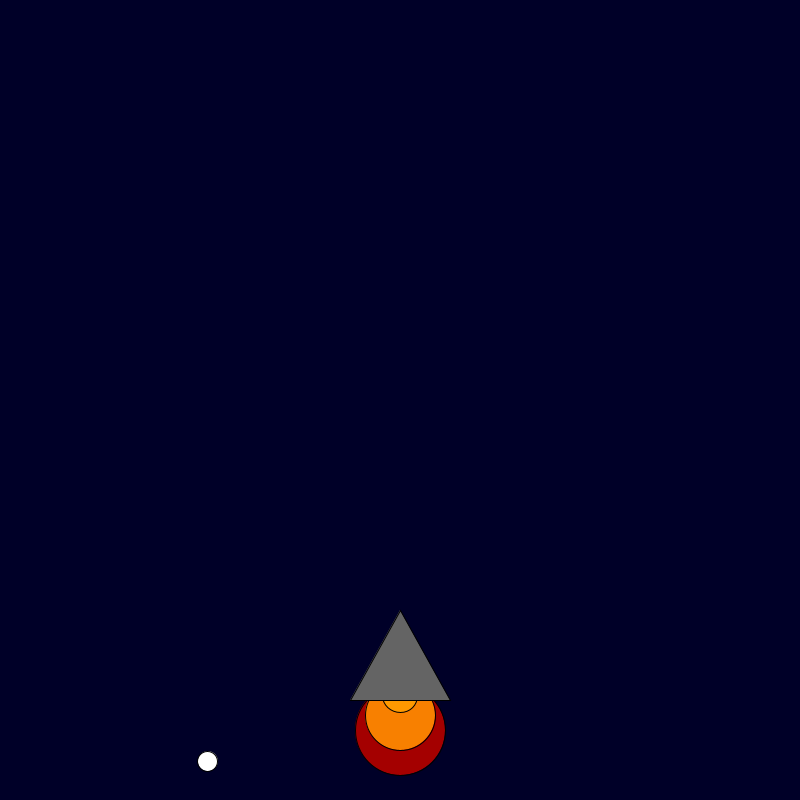
Frame 1 (no input)
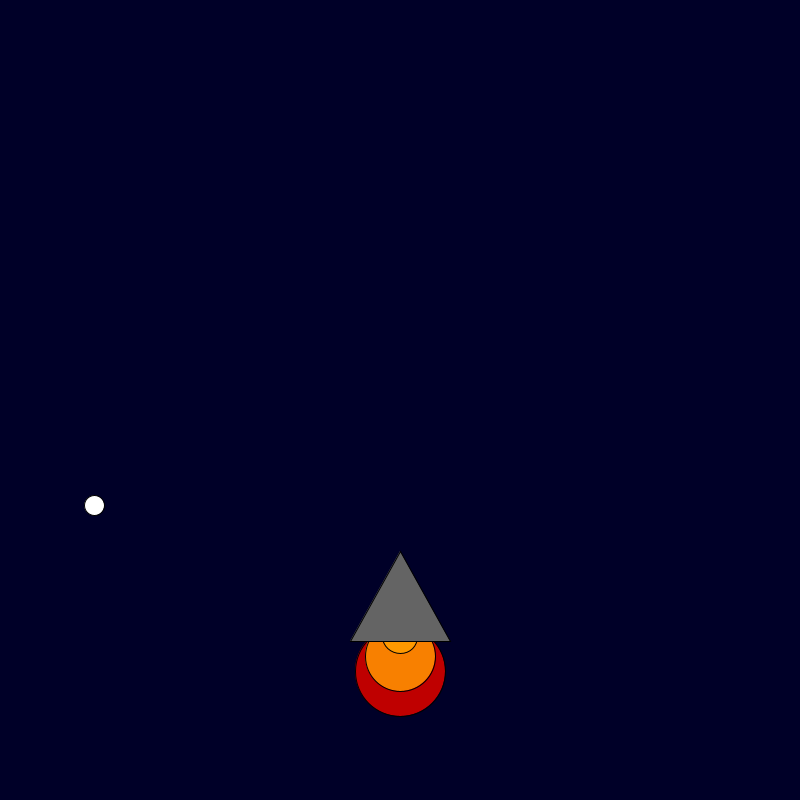
Frame 60 (the mouse pressed at the canvas centre just before this capture)
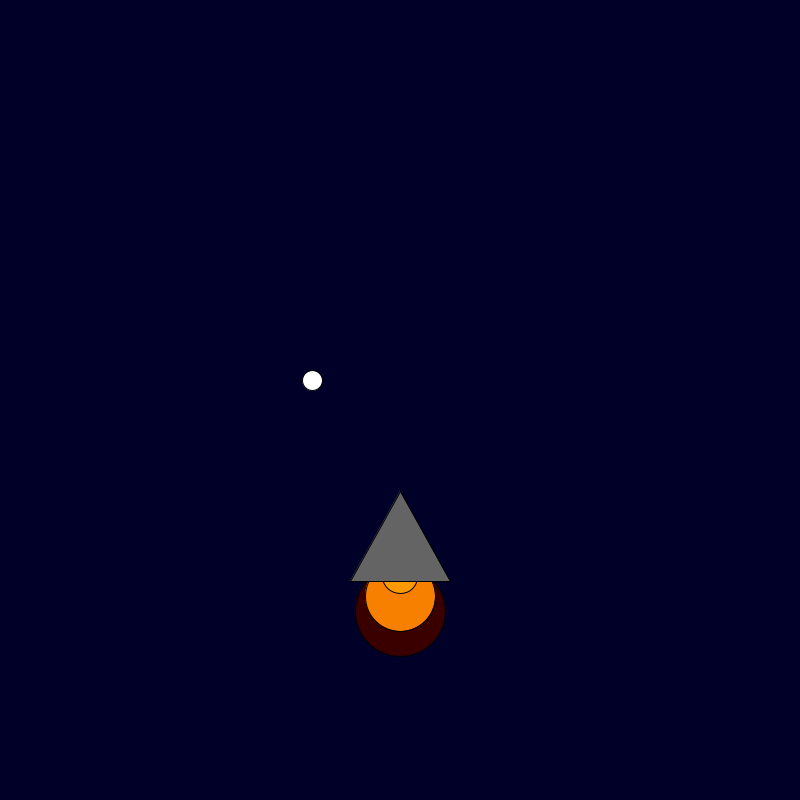
Frame 120 (the mouse held since frame 60 and released just before this capture)

The Processing sketch that drew these frames (run headless with seeded random() and noise(); from frame 60 on, the mouse is pressed at the canvas centre):

// Processing sketch: rocket_ship
// ── rocket_ship.pde
int x = 400; 
int y = 600; 

void setup() {
    size(800, 800);
    
}

int a = 800;
int b = 800;

void draw() {
    background(0, 0, 40); 
    fill(random(255), 0, 0);
    ellipse(x, y + 130, 90, 90);
    fill(248, 128, 0);
    ellipse(x, y + 115, 70, 70);
    fill(255, 153, 0);
    ellipse(x, y + 95, 35, 35);
    fill(100, 100, 100);
    triangle(x, y + 10, x + 50, y + 100, x - 50, y + 100); 
    fill(255, 255, 255);
    ellipse(random(a), random(b), 20, 20);
    y -= 1;

}
